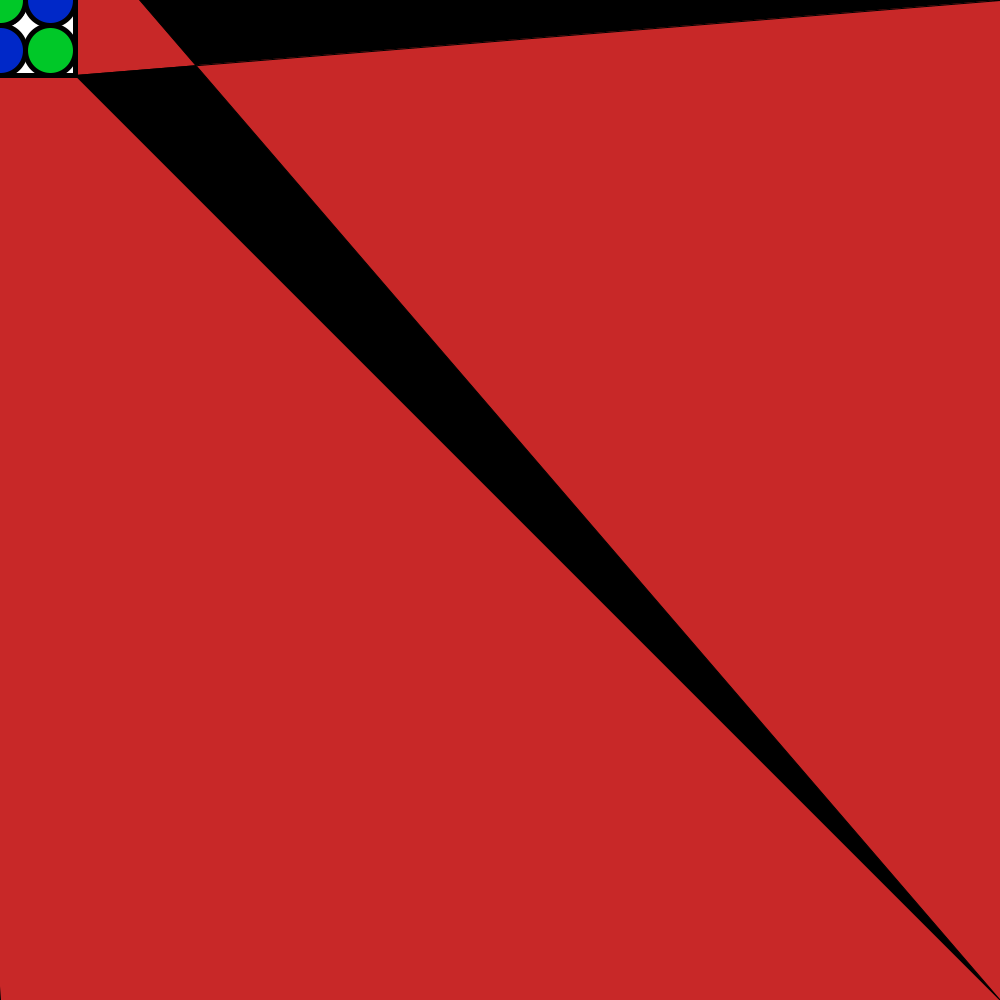
Frame 1 (no input)
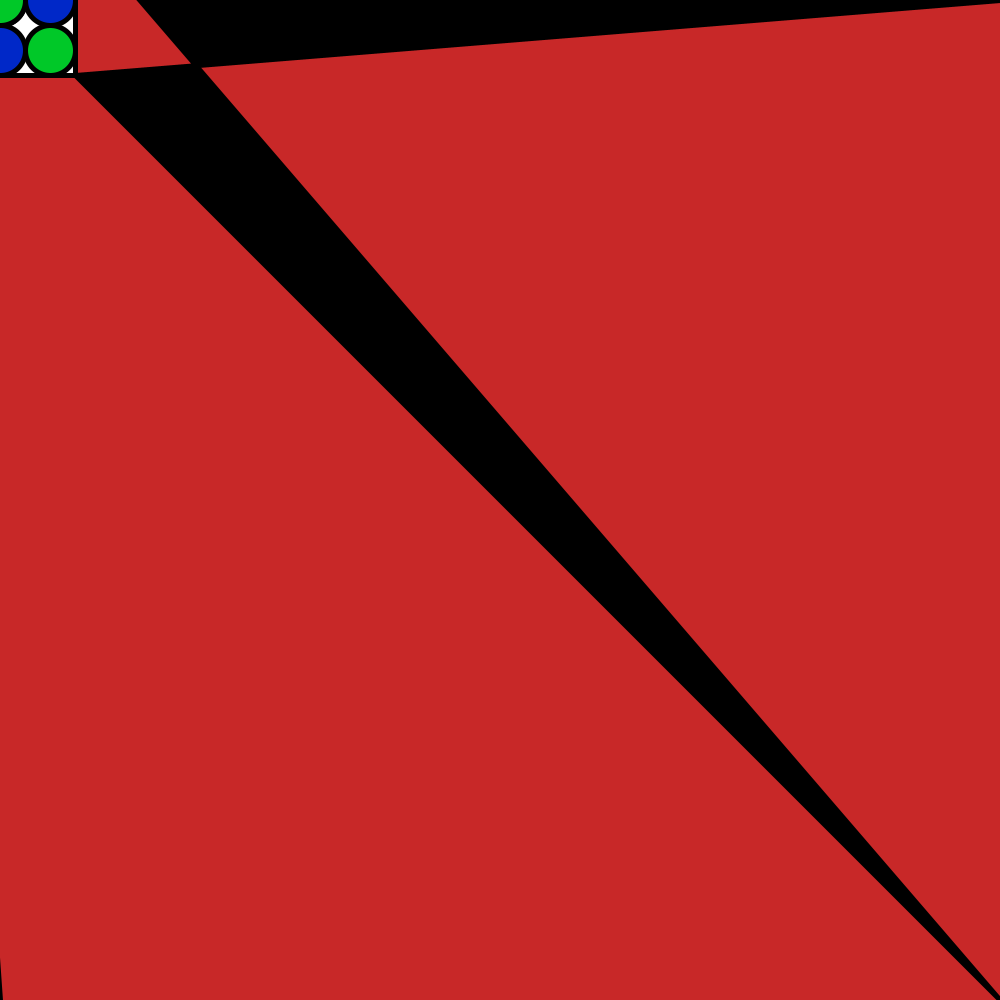
Frame 60 (the mouse pressed at the canvas centre just before this capture)
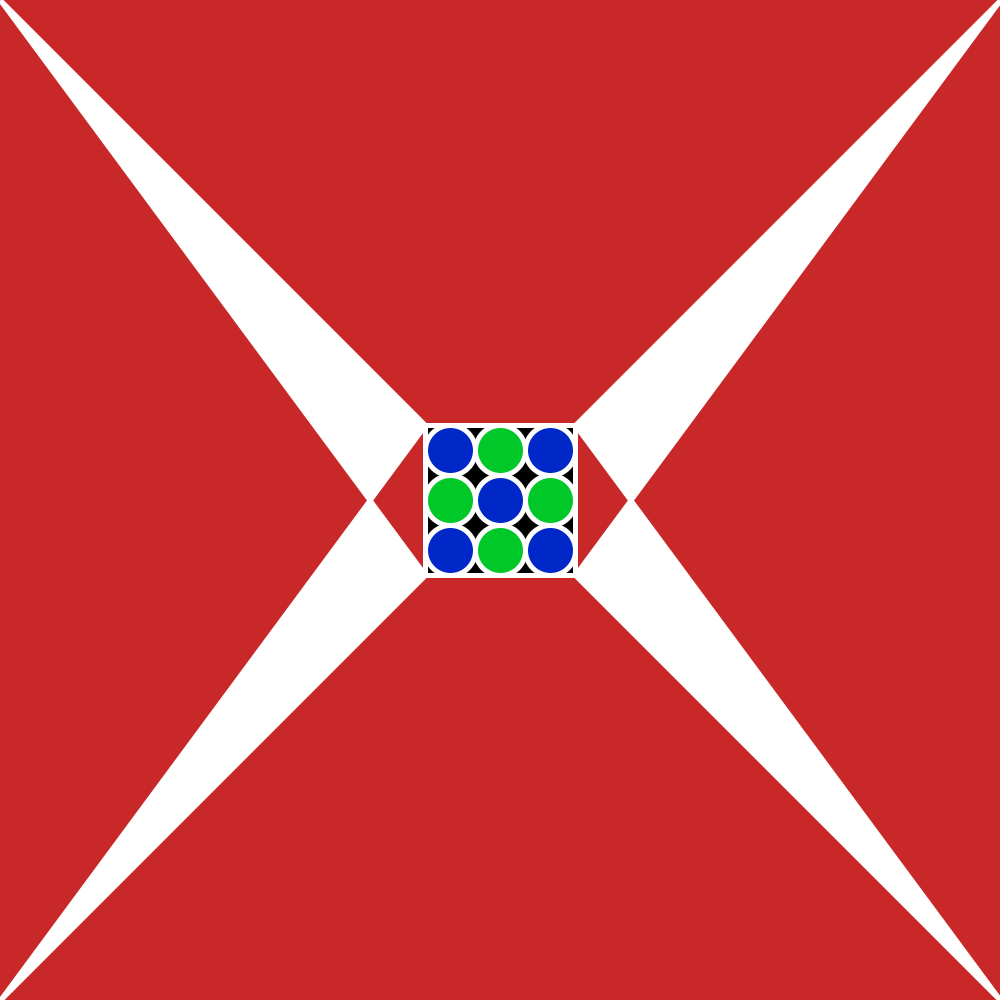
Frame 120 (the mouse held since frame 60 and released just before this capture)

The Processing sketch that drew these frames (run headless with seeded random() and noise(); from frame 60 on, the mouse is pressed at the canvas centre):

// Processing sketch: processing_138651
// ── processing_138651.pde

void setup(){
  size(1000, 1000);
}
void draw(){
  background(200, 40, 40);
   if(mousePressed){
   fill(255,255,255);
   stroke(255,255,255);
 }else{fill(0,0,0);
 stroke(0,0,0);}
  quad(mouseX+75,mouseY-75,1000,0,mouseX+75,mouseY+75,1000,1000 );
  
      quad(mouseX-75,mouseY+75,0,1000,mouseX-75,mouseY-75,0,0);
 
  strokeWeight(5);
  if (mousePressed){
    fill(0,0,0);}
    else{
  fill(255,255,255);}
  rect(mouseX-75,mouseY-75,150, 150);
  fill(0,200,40);
  if(mousePressed ){
    fill(0,40,200);

     ellipse(mouseX+50,mouseY+50 ,50,50);
    ellipse(mouseX+50,mouseY-50 ,50,50);
     ellipse(mouseX-50,mouseY+50 ,50,50);
      ellipse(mouseX-50,mouseY-50,50 ,50);
       ellipse(mouseX,mouseY,50,50);
       
       fill(0,200,40);

     ellipse(mouseX+50,mouseY ,50,50);
    ellipse(mouseX,mouseY-50 ,50,50);
     ellipse(mouseX,mouseY+50 ,50,50);
      ellipse(mouseX-50,mouseY,50 ,50);
 
}
else{
      fill(0,40,200);

     ellipse(mouseX+50,mouseY ,50,50);
    ellipse(mouseX,mouseY-50 ,50,50);
     ellipse(mouseX,mouseY+50 ,50,50);
      ellipse(mouseX-50,mouseY,50 ,50);
       ellipse(mouseX,mouseY,50,50);
    fill(0,200,40);

     ellipse(mouseX+50,mouseY+50 ,50,50);
    ellipse(mouseX+50,mouseY-50 ,50,50);
     ellipse(mouseX-50,mouseY+50 ,50,50);
      ellipse(mouseX-50,mouseY-50,50 ,50);
       ellipse(mouseX,mouseY,50,50);  
   }}
